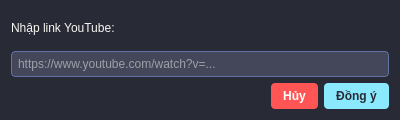
<?xml version="1.0" encoding="UTF-8"?>
<ui version="4.0">
 <class>YoutubeDialog</class>
 <widget class="QDialog" name="YoutubeDialog">
  <property name="geometry">
   <rect>
    <x>0</x>
    <y>0</y>
    <width>400</width>
    <height>120</height>
   </rect>
  </property>
  <property name="windowTitle">
   <string>Tải từ YouTube</string>
  </property>
  <property name="styleSheet">
   <string notr="true">QDialog {
    background-color: #282A36;
}
QLabel {
    color: #F8F8F2;
    font-size: 12px;
}
QLineEdit {
    background-color: #44475A;
    color: #F8F8F2;
    border: 1px solid #6272A4;
    border-radius: 4px;
    padding: 4px;
}
QPushButton {
    background-color: #8BE9FD;
    color: #282A36;
    border: none;
    border-radius: 4px;
    padding: 6px 12px;
    font-weight: bold;
}
QPushButton:hover {
    background-color: #50FA7B;
}
QPushButton#btn_cancel {
    background-color: #FF5555;
    color: white;
}
QPushButton#btn_cancel:hover {
    background-color: #FF7070;
}
</string>
  </property>
  <layout class="QVBoxLayout" name="verticalLayout">
   <item>
    <widget class="QLabel" name="label">
     <property name="text">
      <string>Nhập link YouTube:</string>
     </property>
    </widget>
   </item>
   <item>
    <widget class="QLineEdit" name="txt_url">
     <property name="placeholderText">
      <string>https://www.youtube.com/watch?v=...</string>
     </property>
    </widget>
   </item>
   <item>
    <layout class="QHBoxLayout" name="horizontalLayout">
     <item>
      <spacer name="horizontalSpacer">
       <property name="orientation">
        <enum>Qt::Horizontal</enum>
       </property>
       <property name="sizeHint" stdset="0">
        <size>
         <width>40</width>
         <height>20</height>
        </size>
       </property>
      </spacer>
     </item>
     <item>
      <widget class="QPushButton" name="btn_cancel">
       <property name="text">
        <string>Hủy</string>
       </property>
      </widget>
     </item>
     <item>
      <widget class="QPushButton" name="btn_ok">
       <property name="text">
        <string>Đồng ý</string>
       </property>
      </widget>
     </item>
    </layout>
   </item>
  </layout>
 </widget>
 <resources/>
 <connections/>
</ui>
